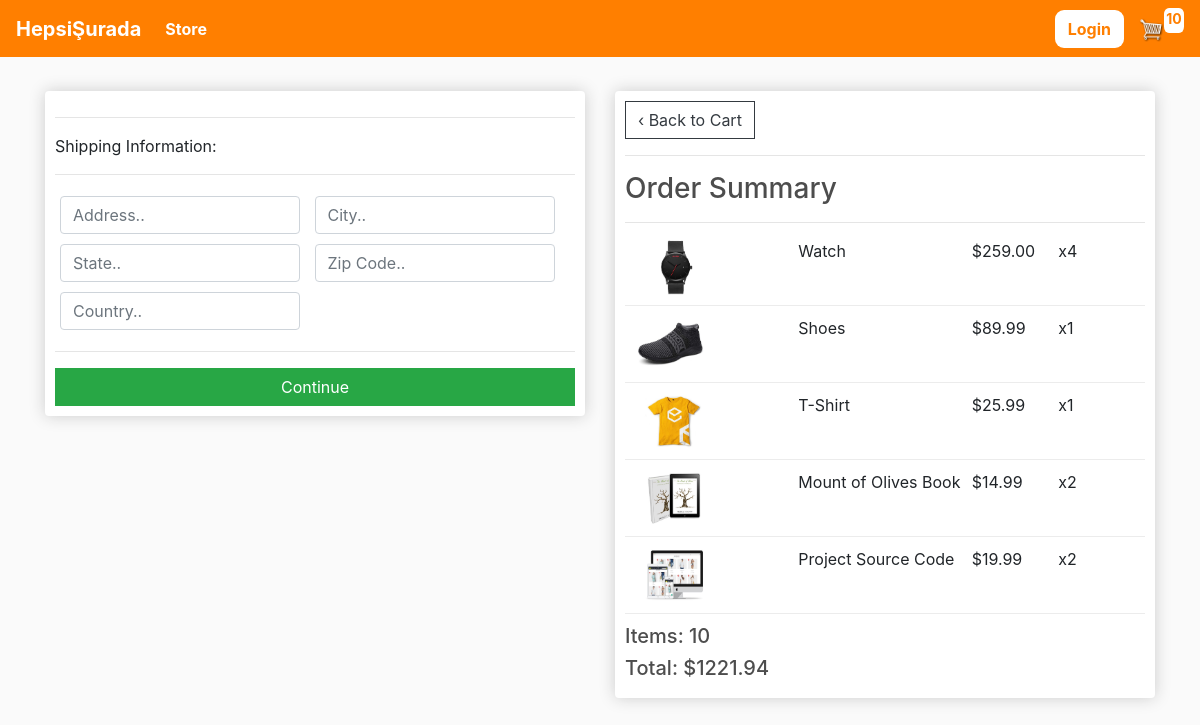
Screenshot of /checkout/ (signed in) with the database file from the repository.
### store/models.py (models this page shows, shortened)
class OrderItem(models.Model):
    product = models.ForeignKey(Product, on_delete=models.SET_NULL, null=True)
    order = models.ForeignKey(Order, on_delete=models.SET_NULL, null=True)
    quantity = models.IntegerField(default=0, null=True, blank=True)
    date_added = models.DateTimeField(auto_now_add=True)
    @property
    def get_total(self):
        total = self.product.price * self.quantity
        return total

class Product(models.Model):
    name = models.CharField(max_length=200, null=True)
    price = models.DecimalField(max_digits=7, decimal_places=2)
    digital = models.BooleanField(default=False, null=True, blank=True)
    image = models.ImageField(null=True, blank=True)
    @property
    def imageUrl(self):
        try:
            url = self.image.url
        except:
            url = ''
        return url

class Order(models.Model):
    customer = models.ForeignKey(Customer, on_delete=models.SET_NULL, null=True, blank=True)
    date_ordered = models.DateTimeField(auto_now_add=True)
    complete = models.BooleanField(default=False, null=True, blank=True)
    transaction_id = models.CharField(max_length=100, null=True)
    @property
    def get_cart_total(self):
        orderitems = self.orderitem_set.all()
        total = sum([item.get_total for item in orderitems])
        return total
    @property
    def get_cart_items(self):
        orderitems = self.orderitem_set.all()
        total = sum([item.quantity for item in orderitems])
        return total
    @property
    def shipping(self):
        shipping = False
        orderItems = self.orderitem_set.all()
        for i in orderItems:
            if i.product.digital == False:
                shipping = True
        return shipping

### store/views.py (the view)
# urls.py: path('checkout/', views.checkout, name='checkout'),
def checkout(request):
    data = cartData(request)
    cartItems = data['cartItems']
    order = data['order']
    items = data['items']
    context = {'items': items, 'order': order, 'cartItems': cartItems}
    return render(request, 'store/checkout.html', context)

### store/utils.py (called while the page is built)
def cartData(request):
    if request.user.is_authenticated:
        customer = request.user.customer
        order, created = Order.objects.get_or_create(customer=customer, complete=False)
        items = order.orderitem_set.all()
        cartItems = order.get_cart_items
    else:
        cookieData = cookieCart(request)
        cartItems = cookieData['cartItems']
        order = cookieData['order']
        items = cookieData['items']
    return {'items': items, 'order': order, 'cartItems': cartItems}

### store/templates/store/checkout.html (shortened to what this page needs)
{% extends 'store/main.html' %}
{% load static %}
{% block content %}
    <div class="row">
        <div class="col-lg-6">
            <div class="box-element" id="form-wrapper">
                <form id="form">
                    <div id="shipping-info">
                        <hr>
                        <p>Shipping Information:</p>
                        <hr>
                        <div class="form-field">
                            <input class="form-control" type="text" name="address" placeholder="Address..">
                        </div>
                        <div class="form-field">
                            <input class="form-control" type="text" name="city" placeholder="City..">
                        </div>
                        <div class="form-field">
                            <input class="form-control" type="text" name="state" placeholder="State..">
                        </div>
                        <div class="form-field">
                            <input class="form-control" type="text" name="zipcode" placeholder="Zip Code..">
                        </div>
                        <div class="form-field">
                            <input class="form-control" type="text" name="country" placeholder="Country..">
                        </div>
                    </div>
                    <hr>
                    <input id="form-button" class="btn btn-success btn-block" type="submit" value="Continue">
                </form>
            </div>
        </div>
        <div class="col-lg-6">
            <div class="box-element">
                <a class="btn btn-outline-dark" href="{% url 'cart' %}">&#x2039; Back to Cart</a>
                <hr>
                <h3>Order Summary</h3>
                <hr>
                {% for item in items %}
                <div class="cart-row">
                    <div style="flex: 2"><img class="row-image" src="{{ item.product.imageUrl }}"></div>
                    <div style="flex: 2"><p>{{ item.product.name }}</p></div>
                    <div style="flex: 1"><p>${{ item.product.price }}</p></div>
                    <div style="flex: 1"><p>x{{ item.quantity }}</p></div>
                </div>
                {% endfor %}
                <h5>Items: {{ order.get_cart_items }}</h5>
                <h5>Total: ${{ order.get_cart_total|floatformat:2 }}</h5>
            </div>
        </div>
    </div>
{% endblock content %}

### static/css/main.css (style rules this page uses)
body { background-color: hsl(0, 0%, 98%); }
h1,h2,h3,h4,h5,h6 { color:hsl(0, 0%, 30%); }
.box-element { box-shadow:hsl(0, 0%, 80%) 0 0 16px; background-color: #fff; border-radius: 4px; padding: 10px; }
.col-lg-4, .col-lg-6, .col-lg-8, .col-lg-12 { margin-top: 10px; }
.btn { border-radius: 0; }
.row-image { width: 100px; }
.form-field { width:250px; display: inline-block; padding: 5px; }
.cart-row { display: flex; align-items: stretch; padding-bottom: 10px; margin-bottom: 10px; border-bottom: 1px solid #ececec; }

### rows the page displays
OrderItem: product.imageUrl (picture), product.name "Watch", product.price "259.00", quantity "4"
OrderItem: product.imageUrl (picture), product.name "Shoes", product.price "89.99", quantity "1"
OrderItem: product.imageUrl (picture), product.name "T-Shirt", product.price "25.99", quantity "1"
OrderItem: product.imageUrl (picture), product.name "Mount of Olives Book", product.price "14.99", quantity "2"
OrderItem: product.imageUrl (picture), product.name "Project Source Code", product.price "19.99", quantity "2"
Order: get_cart_items "10", get_cart_total "1221.94"

### other values shown
{{ cartItems }} "10"
